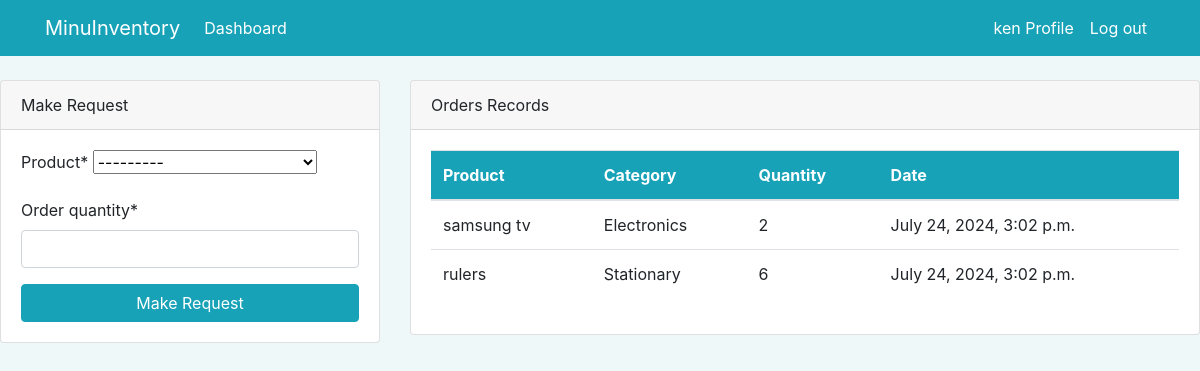
The page /dashboard/ (signed in) on the database its author committed.
### dashboard/models.py (models this page shows, shortened)
class Order(models.Model):
    product = models.ForeignKey(Product, on_delete=models.CASCADE, null=True)
    staff = models.ForeignKey(User, on_delete=models.CASCADE, null=True)
    order_quantity = models.PositiveIntegerField(null=True)
    date = models.DateTimeField(auto_now_add=True)
    class Meta:
        verbose_name_plural = 'Order'

class Product(models.Model):
    name = models.CharField(max_length=100, null=True)
    category = models.CharField(max_length=20, choices=CATEGORY, null=True)
    quantity = models.PositiveIntegerField(null=True)
    class Meta:
        verbose_name_plural = 'Product'
    def __str__(self):
        return f'{self.name} - {self.quantity}'

### dashboard/views.py (the view)
# urls.py: path('dashboard/', views.index, name='dashboard-index'),
@login_required(login_url='user-login')
def index(request):
    orders = Order.objects.all()
    products = Product.objects.all()
    orders_count = orders.count()
    products_count = products.count()
    workers_count = User.objects.all().count()
    if request.method == 'POST':
        form = OrderForm(request.POST)
        if form.is_valid():
            instance = form.save(commit=False)
            instance.staff = request.user
            instance.save()
            return redirect('dashboard-index')
    else:
        form = OrderForm()
    context = {
        'orders': orders,
        'form': form,
        'products': products,
        'products_count' : products_count,
        'orders_count' : orders_count,
        'workers_count' : workers_count,
    }
    return render(request, 'dashboard/index.html', context)

### dashboard/forms.py
class OrderForm(forms.ModelForm):
    class Meta:
        model = Order
        fields = ['product', 'order_quantity']

### templates/dashboard/index.html (shortened to what this page needs)
{% extends 'partials/base.html' %}
{% block content %}
{% if user.is_authenticated and user.is_staff and user.is_superuser %}
{% include 'partials/topnav.html' %}
<script src="https://cdn.jsdelivr.net/npm/chart.js@2.9.4/dist/Chart.min.js"></script>
<div class="container" id="admin-dashboard-container">
    <div class="row my-5">
        <div class="col-md-6">
            <div class="bg-white">
                <canvas id="myChart1" width="400" height="300"></canvas>
                <script>
                    document.addEventListener('DOMContentLoaded', function() {
                        var ctx1 = document.getElementById('myChart1').getContext('2d');
                        var myChart1 = new Chart(ctx1, {
                            type: 'pie',
                            data: {
                                labels: [{% for product in products %} '{{ product.name|safe }}', {% endfor %}],
                                datasets: [{
                                    label: 'Number of Products',
                                    data: [{% for product in products %} {{ product.quantity }}, {% endfor %}],
                                    backgroundColor: [
                                        'rgba(255, 99, 132, 1)',
                                        'rgba(54, 162, 235, 1)',
                                        'rgba(255, 206, 86, 1)',
                                        'rgba(75, 192, 192, 1)',
                                        'rgba(153, 102, 255, 1)',
                                        'rgba(215, 159, 64, 1)',
                                        'rgba(155, 76, 172, 1)',
                                        'rgba(54, 75, 295, 1)',
                                        'rgba(55, 206, 86, 1)',
                                        'rgba(75, 12, 192, 1)',
                                        'rgba(53, 102, 255, 1)',
                                        'rgba(25, 159, 64, 1)'
                                    ],
                                    borderColor: [
                                    'rgba(255, 99, 132, 1)',
                                    'rgba(54, 162, 235, 1)',
                                    'rgba(255, 206, 86, 1)',
                                    'rgba(75, 192, 192, 1)',
                                    'rgba(153, 102, 255, 1)',
                                    'rgba(215, 159, 64, 1)',
                                    'rgba(155, 76, 172, 1)',
                                    'rgba(54, 75, 295, 1)',
                                    'rgba(55, 206, 86, 1)',
                                    'rgba(75, 12, 192, 1)',
                                    'rgba(53, 102, 255, 1)',
                                    'rgba(25, 159, 64, 1)'
                                    ],
                                    borderWidth: 1
                                }]
                            },
                            options: {
                                scales: {
                                    yAxes: [{
                                        ticks: {
                                            beginAtZero: true
                                        }
                                    }]
                                }
                            }
                        });
                    });
                </script>
            </div>
        </div>
        <div class="col-md-6">
            <div class="bg-white">
                <canvas id="myChart2" width="400" height="300"></canvas>
                <script>
                    document.addEventListener('DOMContentLoaded', function() {
                        var ctx2 = document.getElementById('myChart2').getContext('2d');
                        var myChart2 = new Chart(ctx2, {
                            type: 'bar',
                            data: {
                                labels: [{% for order in orders %} '{{ order.product.name|safe }}', {% endfor %}],
                                datasets: [{
                                    label: 'Order Quantities',
                                    data: [{% for order in orders %} {{ order.order_quantity }}, {% endfor %}],
                                    backgroundColor: [
                                    'rgba(255, 99, 132, 1)',
                                    'rgba(54, 162, 235, 1)',
                                    'rgba(255, 206, 86, 1)',
                                    'rgba(75, 192, 192, 1)',
                                    'rgba(153, 102, 255, 1)',
                                    'rgba(215, 159, 64, 1)',
                                    'rgba(155, 76, 172, 1)',
                                    'rgba(54, 75, 295, 1)',
                                    'rgba(55, 206, 86, 1)',
                                    'rgba(75, 12, 192, 1)',
                                    'rgba(53, 102, 255, 1)',
                                    'rgba(25, 159, 64, 1)'
                                ],
                                borderColor: [
                                'rgba(255, 99, 132, 1)',
                                'rgba(54, 162, 235, 1)',
                                'rgba(255, 206, 86, 1)',
                                'rgba(75, 192, 192, 1)',
                                'rgba(153, 102, 255, 1)',
                                'rgba(215, 159, 64, 1)',
                                'rgba(155, 76, 172, 1)',
                                'rgba(54, 75, 295, 1)',
                                'rgba(55, 206, 86, 1)',
                                'rgba(75, 12, 192, 1)',
                                'rgba(53, 102, 255, 1)',
                                'rgba(25, 159, 64, 1)'
                                ],
                                    borderWidth: 1
                                }]
                            },
                            options: {
                                scales: {
                                    yAxes: [{
                                        ticks: {
                                            beginAtZero: true
                                        }
                                    }]
                                }
                            }
                        });
                    });
                </script>
            </div>
        </div>
    </div>
</div>
{% else %}
  {% include 'dashboard/staff_index.html' %}
{% endif %}
{% endblock %}

### templates/partials/nav.html (shortened to what this page needs)
<nav class="navbar navbar-expand-lg navbar-info bg-info">
  <div class="container">
    <a class="navbar-brand text-white" href="{% url 'dashboard-index' %}">MinuInventory</a>
    <div class="collapse navbar-collapse" id="navbarSupportedContent">
      <ul class="navbar-nav mr-auto">
        <li class="nav-item active">
          <a class="nav-link text-white" href="{% url 'dashboard-index' %}">Dashboard<span class="sr-only">(current)</span></a>
        </li>
      </ul>
      <ul class="navbar-nav ml-auto">
          <li class="nav-item active">
            <a class="nav-link text-white" href="{% url 'user-profile' %}">{{ user.username }} Profile <span class="sr-only">(current)</span></a>
          </li>
          <li class="nav-item">
            <a class="nav-link text-white" href="{% url 'user-logout' %}">Log out</a>
          </li>
      </ul>
    </div>
  </div>
</nav>

### templates/dashboard/staff_index.html (shortened to what this page needs)
{% load crispy_forms_tags %}
<div>
    <div class="row mt-4" id="user-dashboard-container">
        <div class="col-md-4">
            <div class="card">
                <div class="card-header">
                    Make Request
                </div>
                <div class="card-body">
                    <form method="POST">
                        {{ form|crispy }}
                        <input class="btn btn-info btn-block" type="submit" value="Make Request">
                    </form>
                </div>
            </div>
        </div>
        <div class="col-md-8">
            <div class="card">
                <div class="card-header">
                    Orders Records
                </div>
                <div class="card-body">
                    <table class="table bg-white">
                        <thead class="bg-info text-white">
                            <tr>
                                <th scope="col">Product</th>
                                <th scope="col">Category</th>
                                <th scope="col">Quantity</th>
                                <th scope="col">Date</th>
                            </tr>
                        </thead>
                        <tbody>
                            {% for order in orders %}
                            {% if order.staff == user %}
                            <tr>
                                <td>{{ order.product.name }}</td>
                                <td>{{ order.product.category }}</td>
                                <td>{{ order.order_quantity }}</td>
                                <td>{{ order.date }}</td>
                            </tr>
                            {% endif %}
							{% endfor %}
                        </tbody>
                    </table>
                </div>
            </div>
        </div>
    </div>
</div>

### static/style.css (style rules this page uses)
body { background: rgb(239, 248, 248); }

### rows shown on the page
Order: product.name "samsung tv", product.category "Electronics", order_quantity "2", date "July 24, 2024, 3:02 p.m."
Order: product.name "rulers", product.category "Stationary", order_quantity "6", date "July 24, 2024, 3:02 p.m."

### other values the page prints
{{ user.username }} "ken"
